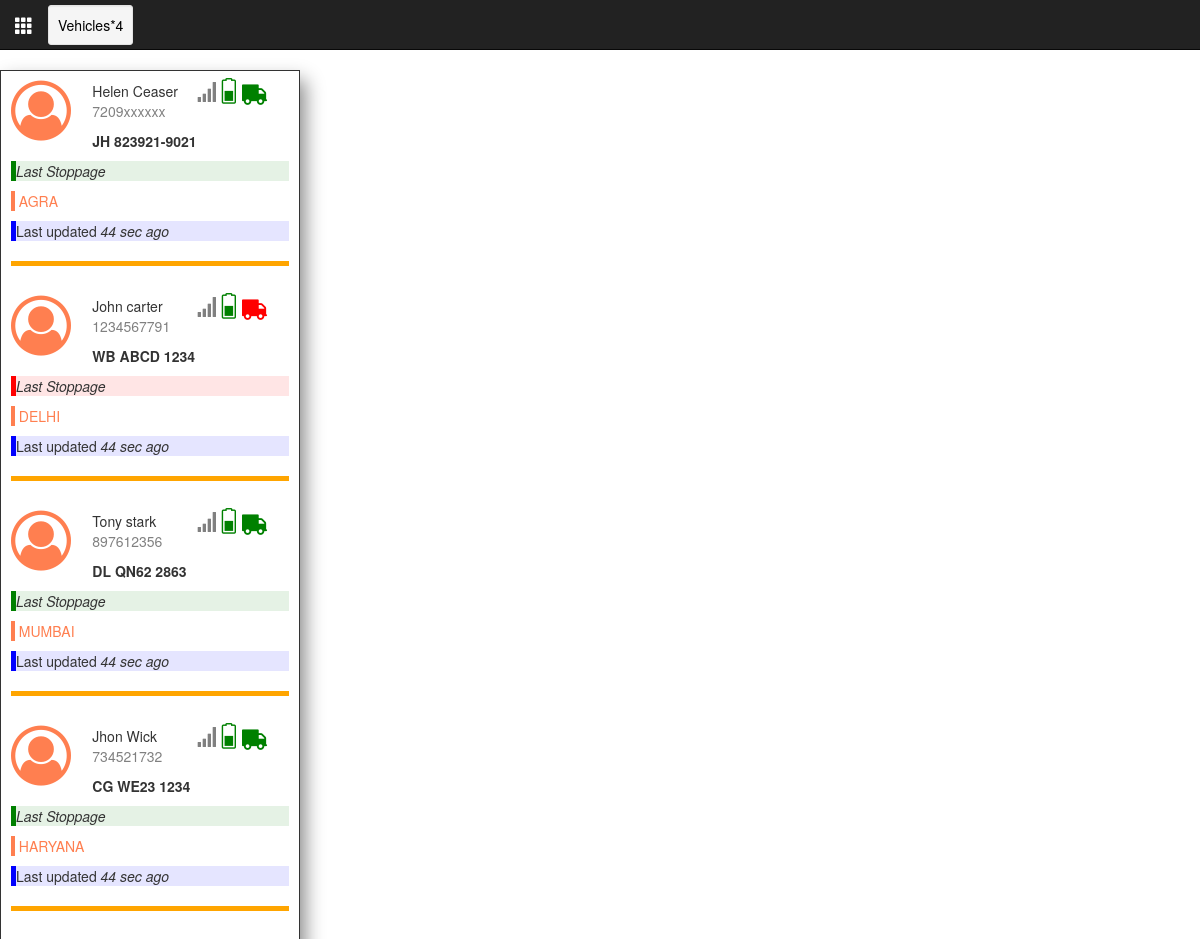
/dashboard/, run on the app's committed database.
### dashboard/models.py (models this page shows, shortened)
class Userdetail(models.Model):
    driver_name      = models.CharField(max_length=120)
    phone            = models.CharField(max_length=120)
    vehicle_number   = models.CharField(max_length=120)
    latitude         = models.DecimalField(decimal_places=4,max_digits=20,null=True)
    longitude        = models.DecimalField(decimal_places=4,max_digits=20,null=True)
    status           = models.CharField(max_length=120, choices=STATUS_CHOICES, null=True)
    last_stoppage    = models.CharField(max_length=120)

### dashboard/views.py (the view)
# urls.py: url(r'^dashboard/',dashboard_views.maps),
def maps(request):
	drivers = Userdetail.objects.all()
	message_me = Userdetail.objects.all().count()
	return render( request , "dashboard.html",{ "dridetail" : drivers, "number" : message_me})

### dashboard/templates/dashboard.html (shortened to what this page needs)
<html>
    <head>
        <link rel="stylesheet" href="https://maxcdn.bootstrapcdn.com/bootstrap/3.3.7/css/bootstrap.min.css">
        <link rel="stylesheet" href="https://cdnjs.cloudflare.com/ajax/libs/font-awesome/4.7.0/css/font-awesome.min.css">
        <link href="style.css" rel="stylesheet">
    </head>
    <body>
        <header>
        <nav class="navbar navbar-inverse navbar-fixed-top" style = "max-height:10px;">
  <div class="container-fluid">
    <div class="navbar-header">
      <a class="navbar-brand" href="#"> <span class="glyphicon glyphicon-th"></span></a>
    </div>
    <ul class="nav navbar-nav">
      <li class="active"><div class = "well well-sm" style = "color:black;margin-top:5px;">Vehicles*{{number}}</div></li>
    </ul>
  </div>
</nav>
</header>
<div class = "container-fluid" style = "padding-top:70px;">
        <div class="row">
            <div class="col-md-3 col-sm-3 col-xs-3" style="background:white" id="box-shadow">
                {% for i in dridetail %}
                <div class="row">
                <div class="col-md-2 col-sm-2 col-xs-2">
                    <i style="font-size:60px;color: #FF7F50;" class="fa">&#xf2be;</i>
                </div>
                <div class="col-md-1">
                </div>
                <div class="col-md-8 col-sm-12 col-xs-12">
                    {{i.driver_name}}
                    {% if i.status == 'running' %}
                    <p style = "color:green; float:right;"> <a href="#" data-toggle="tooltip" title="running" ><i class="fa fa-truck rotate" style = "font-size:26px;color:green;"></i></a></p>
                    {% else %}
                    <p style = "color:red; float:right;"> <a href="#" data-toggle="tooltip" title="stopped"<i class="fa fa-truck rotate" style = "font-size:26px;color:red;"></i></a></p>
                    {% endif %}
                    <p style = "color:green; float:right;"><i class="fa fa-battery-half" style="font-size:20px;color:green;transform:rotate(-90deg);"></i></p>
                    <p style = "color:grey; float:right;font-size:20px;"><span class="glyphicon glyphicon-signal"></span></p>
                    <br>
                    <p style="color:grey;">{{i.phone}}</p>
                    <strong>{{i.vehicle_number.upper}}</strong>
                    <br>
                </div>
                </div>
                {% if i.status == 'running' %}
                <div style="background-color:rgba(0,128,0,0.1); margin-top:10px;border-left: 5px solid rgb(0,128,0);">
                {% else %}
                <div style="background-color:rgba(255,0,0,0.1); margin-top:10px;border-left: 5px solid rgb(255,0,0);">
                {% endif %}
                    <p><i>Last Stoppage</i> </p></div>
                    <p style = "color:#FF7F50;"><i class="far fa-circle" style = "background-color:#FF7F50;"></i> {{i.last_stoppage.upper}}</p>
                <div style="background-color:rgba(0,0,255,0.1); margin-top:10px;border-left: 5px solid rgb(0,0,255);">
                     <p>Last updated <i>44 sec ago</i> </p></div>
                <hr style = "color:red; margin-bottom:30px;border-top: 5px solid #FFA500;">
                {% endfor %}
                </div>
                    <div class="col-md-9 col-sm-9 col-xs-9">
                        <div id="map"></div>
                </div>
        </div>
    </div>
    </body>
    </html>

### dashboard/assets/css/style.css (style rules this page uses)
html, body { height: 100%; margin: 0; padding: 0; }
#map { height: 100%; }

### dashboard/templates/dashboard.html (style rules this page uses)
#map { height: 100%; }
#box-shadow { border: 1px solid; padding: 10px; box-shadow: 5px 10px 18px #888888; }
.rotate { transform: scaleX(-1); -moz-transform: scaleX(-1); -webkit-transform: scaleX(-1); -ms-transform: scaleX(-1); }

### data on the page
Userdetail: driver_name "Helen Ceaser", status "running" (drawn), phone "7209xxxxxx", vehicle_number "JH 823921-9021", last_stoppage "AGRA"
Userdetail: driver_name "John carter", status "stopped" (drawn), phone "1234567791", vehicle_number "WB ABCD 1234", last_stoppage "DELHI"
Userdetail: driver_name "Tony stark", status "running" (drawn), phone "897612356", vehicle_number "DL QN62 2863", last_stoppage "MUMBAI"
Userdetail: driver_name "Jhon Wick", status "running" (drawn), phone "734521732", vehicle_number "CG WE23 1234", last_stoppage "HARYANA"

### other printed values
{{ number }} "4"
